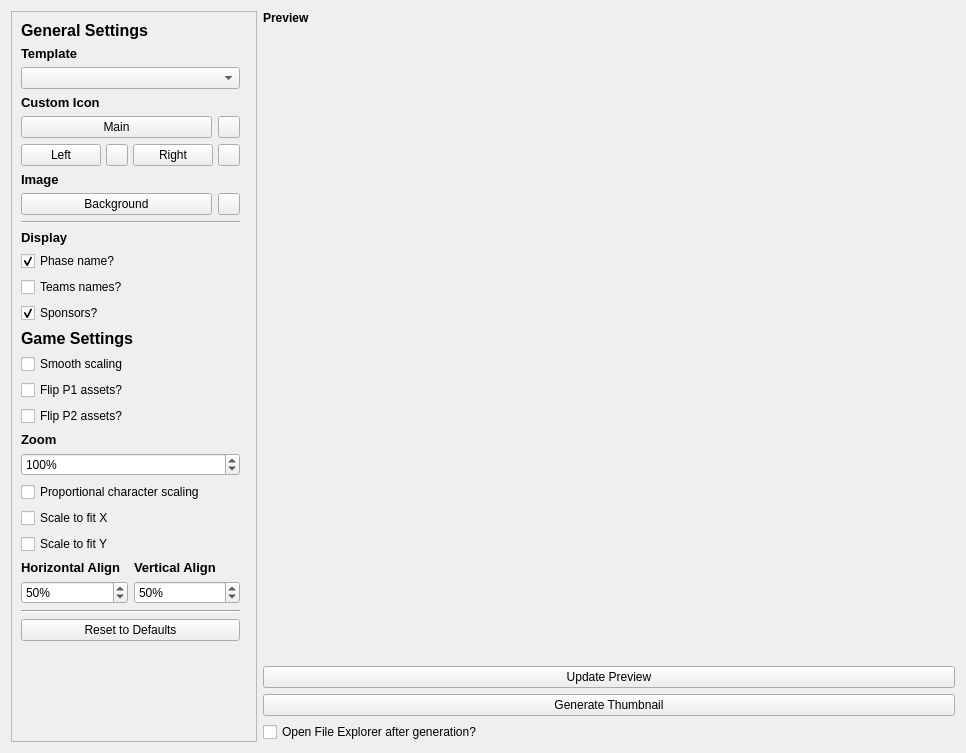
<?xml version="1.0" encoding="UTF-8"?>
<ui version="4.0">
 <class>Form</class>
 <widget class="QWidget" name="Form">
  <property name="geometry">
   <rect>
    <x>0</x>
    <y>0</y>
    <width>966</width>
    <height>753</height>
   </rect>
  </property>
  <property name="windowTitle">
   <string>Form</string>
  </property>
  <property name="locale">
   <locale language="English" country="UnitedStates"/>
  </property>
  <layout class="QHBoxLayout" name="horizontalLayout_8">
   <item>
    <widget class="QScrollArea" name="scrollArea">
     <property name="sizePolicy">
      <sizepolicy hsizetype="Minimum" vsizetype="Expanding">
       <horstretch>0</horstretch>
       <verstretch>0</verstretch>
      </sizepolicy>
     </property>
     <widget class="QWidget" name="scrollAreaWidgetContents">
      <layout class="QVBoxLayout" name="verticalLayout_6">
       <property name="rightMargin">
        <number>16</number>
       </property>
       <item>
        <layout class="QVBoxLayout" name="verticalLayout">
         <item>
          <widget class="QLabel" name="label_18">
           <property name="font">
            <font>
             <pointsize>12</pointsize>
             <weight>75</weight>
             <bold>true</bold>
            </font>
           </property>
           <property name="text">
            <string>General Settings</string>
           </property>
          </widget>
         </item>
         <item>
          <widget class="QLabel" name="label_17">
           <property name="font">
            <font>
             <pointsize>10</pointsize>
             <weight>75</weight>
             <bold>true</bold>
            </font>
           </property>
           <property name="text">
            <string>Template</string>
           </property>
          </widget>
         </item>
         <item>
          <widget class="QComboBox" name="templateSelect"/>
         </item>
         <item>
          <layout class="QVBoxLayout" name="verticalLayout_15">
           <property name="rightMargin">
            <number>0</number>
           </property>
           <item>
            <layout class="QVBoxLayout" name="verticalLayout_8">
             <property name="leftMargin">
              <number>0</number>
             </property>
             <item>
              <widget class="QLabel" name="label_2">
               <property name="font">
                <font>
                 <pointsize>10</pointsize>
                 <weight>75</weight>
                 <bold>true</bold>
                </font>
               </property>
               <property name="text">
                <string>Custom Icon</string>
               </property>
              </widget>
             </item>
             <item>
              <layout class="QHBoxLayout" name="horizontalLayout_4">
               <item>
                <widget class="QPushButton" name="customMainIcon">
                 <property name="sizePolicy">
                  <sizepolicy hsizetype="Minimum" vsizetype="Fixed">
                   <horstretch>0</horstretch>
                   <verstretch>0</verstretch>
                  </sizepolicy>
                 </property>
                 <property name="text">
                  <string>Main</string>
                 </property>
                </widget>
               </item>
               <item>
                <widget class="QPushButton" name="customMainIconReset">
                 <property name="sizePolicy">
                  <sizepolicy hsizetype="Fixed" vsizetype="Fixed">
                   <horstretch>0</horstretch>
                   <verstretch>0</verstretch>
                  </sizepolicy>
                 </property>
                 <property name="minimumSize">
                  <size>
                   <width>22</width>
                   <height>22</height>
                  </size>
                 </property>
                 <property name="font">
                  <font>
                   <pointsize>1</pointsize>
                  </font>
                 </property>
                 <property name="text">
                  <string/>
                 </property>
                </widget>
               </item>
              </layout>
             </item>
             <item>
              <layout class="QHBoxLayout" name="horizontalLayout" stretch="0,0,0,0">
               <property name="spacing">
                <number>5</number>
               </property>
               <property name="sizeConstraint">
                <enum>QLayout::SetMinimumSize</enum>
               </property>
               <property name="leftMargin">
                <number>0</number>
               </property>
               <property name="topMargin">
                <number>0</number>
               </property>
               <property name="rightMargin">
                <number>0</number>
               </property>
               <property name="bottomMargin">
                <number>0</number>
               </property>
               <item>
                <widget class="QPushButton" name="customTopLeftIcon">
                 <property name="text">
                  <string>Left</string>
                 </property>
                </widget>
               </item>
               <item>
                <widget class="QPushButton" name="customTopLeftIconReset">
                 <property name="sizePolicy">
                  <sizepolicy hsizetype="Fixed" vsizetype="Fixed">
                   <horstretch>0</horstretch>
                   <verstretch>0</verstretch>
                  </sizepolicy>
                 </property>
                 <property name="minimumSize">
                  <size>
                   <width>22</width>
                   <height>22</height>
                  </size>
                 </property>
                 <property name="font">
                  <font>
                   <pointsize>1</pointsize>
                  </font>
                 </property>
                 <property name="text">
                  <string/>
                 </property>
                </widget>
               </item>
               <item>
                <widget class="QPushButton" name="customTopRightIcon">
                 <property name="text">
                  <string>Right</string>
                 </property>
                </widget>
               </item>
               <item>
                <widget class="QPushButton" name="customTopRightIconReset">
                 <property name="sizePolicy">
                  <sizepolicy hsizetype="Fixed" vsizetype="Fixed">
                   <horstretch>0</horstretch>
                   <verstretch>0</verstretch>
                  </sizepolicy>
                 </property>
                 <property name="minimumSize">
                  <size>
                   <width>22</width>
                   <height>22</height>
                  </size>
                 </property>
                 <property name="font">
                  <font>
                   <pointsize>1</pointsize>
                  </font>
                 </property>
                 <property name="text">
                  <string/>
                 </property>
                </widget>
               </item>
              </layout>
             </item>
            </layout>
           </item>
           <item>
            <layout class="QVBoxLayout" name="verticalLayout_7">
             <property name="topMargin">
              <number>0</number>
             </property>
             <item>
              <widget class="QLabel" name="label_11">
               <property name="font">
                <font>
                 <pointsize>10</pointsize>
                 <weight>75</weight>
                 <bold>true</bold>
                </font>
               </property>
               <property name="locale">
                <locale language="English" country="UnitedStates"/>
               </property>
               <property name="text">
                <string>Image</string>
               </property>
              </widget>
             </item>
             <item>
              <layout class="QHBoxLayout" name="horizontalLayout_14">
               <item>
                <widget class="QPushButton" name="customBackground">
                 <property name="text">
                  <string>Background</string>
                 </property>
                </widget>
               </item>
               <item>
                <widget class="QPushButton" name="customBackgroundReset">
                 <property name="sizePolicy">
                  <sizepolicy hsizetype="Fixed" vsizetype="Fixed">
                   <horstretch>0</horstretch>
                   <verstretch>0</verstretch>
                  </sizepolicy>
                 </property>
                 <property name="minimumSize">
                  <size>
                   <width>22</width>
                   <height>22</height>
                  </size>
                 </property>
                 <property name="font">
                  <font>
                   <pointsize>1</pointsize>
                  </font>
                 </property>
                 <property name="text">
                  <string/>
                 </property>
                </widget>
               </item>
              </layout>
             </item>
            </layout>
           </item>
          </layout>
         </item>
         <item>
          <widget class="Line" name="line_2">
           <property name="orientation">
            <enum>Qt::Horizontal</enum>
           </property>
          </widget>
         </item>
         <item>
          <layout class="QVBoxLayout" name="verticalLayout_9">
           <item>
            <widget class="QLabel" name="label_13">
             <property name="sizePolicy">
              <sizepolicy hsizetype="Preferred" vsizetype="Maximum">
               <horstretch>0</horstretch>
               <verstretch>0</verstretch>
              </sizepolicy>
             </property>
             <property name="font">
              <font>
               <pointsize>10</pointsize>
               <weight>75</weight>
               <bold>true</bold>
              </font>
             </property>
             <property name="text">
              <string>Display</string>
             </property>
            </widget>
           </item>
           <item>
            <widget class="QCheckBox" name="phaseNameCheck">
             <property name="text">
              <string>Phase name?</string>
             </property>
             <property name="checked">
              <bool>true</bool>
             </property>
            </widget>
           </item>
           <item>
            <widget class="QCheckBox" name="teamNameCheck">
             <property name="text">
              <string>Teams names?</string>
             </property>
             <property name="checked">
              <bool>false</bool>
             </property>
            </widget>
           </item>
           <item>
            <widget class="QCheckBox" name="sponsorCheck">
             <property name="text">
              <string>Sponsors?</string>
             </property>
             <property name="checked">
              <bool>true</bool>
             </property>
            </widget>
           </item>
          </layout>
         </item>
         <item>
          <widget class="QLabel" name="label_19">
           <property name="font">
            <font>
             <pointsize>12</pointsize>
             <weight>75</weight>
             <bold>true</bold>
            </font>
           </property>
           <property name="text">
            <string>Game Settings</string>
           </property>
          </widget>
         </item>
         <item>
          <widget class="QCheckBox" name="smoothScaling">
           <property name="text">
            <string>Smooth scaling</string>
           </property>
          </widget>
         </item>
         <item>
          <widget class="QCheckBox" name="flipP1Check">
           <property name="text">
            <string>Flip P1 assets?</string>
           </property>
           <property name="checked">
            <bool>false</bool>
           </property>
          </widget>
         </item>
         <item>
          <widget class="QCheckBox" name="flipP2Check">
           <property name="text">
            <string>Flip P2 assets?</string>
           </property>
           <property name="checked">
            <bool>false</bool>
           </property>
          </widget>
         </item>
         <item>
          <layout class="QVBoxLayout" name="verticalLayout_17">
           <item>
            <widget class="QLabel" name="label_14">
             <property name="sizePolicy">
              <sizepolicy hsizetype="Maximum" vsizetype="Minimum">
               <horstretch>0</horstretch>
               <verstretch>0</verstretch>
              </sizepolicy>
             </property>
             <property name="font">
              <font>
               <pointsize>10</pointsize>
               <weight>75</weight>
               <bold>true</bold>
              </font>
             </property>
             <property name="text">
              <string>Zoom</string>
             </property>
             <property name="alignment">
              <set>Qt::AlignLeading</set>
             </property>
            </widget>
           </item>
           <item>
            <widget class="QSpinBox" name="zoom">
             <property name="sizePolicy">
              <sizepolicy hsizetype="Minimum" vsizetype="Minimum">
               <horstretch>0</horstretch>
               <verstretch>0</verstretch>
              </sizepolicy>
             </property>
             <property name="suffix">
              <string>%</string>
             </property>
             <property name="minimum">
              <number>1</number>
             </property>
             <property name="maximum">
              <number>1000</number>
             </property>
             <property name="value">
              <number>100</number>
             </property>
            </widget>
           </item>
          </layout>
         </item>
         <item>
          <layout class="QVBoxLayout" name="verticalLayout_20">
           <item>
            <widget class="QCheckBox" name="proportionalScaling">
             <property name="text">
              <string>Proportional character scaling</string>
             </property>
            </widget>
           </item>
           <item>
            <widget class="QCheckBox" name="scaleToFillX">
             <property name="text">
              <string>Scale to fit X</string>
             </property>
            </widget>
           </item>
           <item>
            <widget class="QCheckBox" name="scaleToFillY">
             <property name="text">
              <string>Scale to fit Y</string>
             </property>
            </widget>
           </item>
          </layout>
         </item>
         <item>
          <layout class="QHBoxLayout" name="horizontalLayout_12">
           <item>
            <layout class="QVBoxLayout" name="verticalLayout_16">
             <item>
              <widget class="QLabel" name="label_16">
               <property name="font">
                <font>
                 <pointsize>10</pointsize>
                 <weight>75</weight>
                 <bold>true</bold>
                </font>
               </property>
               <property name="text">
                <string>Horizontal Align</string>
               </property>
              </widget>
             </item>
             <item>
              <widget class="QSpinBox" name="horizontalAlign">
               <property name="suffix">
                <string>%</string>
               </property>
               <property name="maximum">
                <number>100</number>
               </property>
               <property name="value">
                <number>50</number>
               </property>
              </widget>
             </item>
            </layout>
           </item>
           <item>
            <layout class="QVBoxLayout" name="verticalLayout_13">
             <item>
              <widget class="QLabel" name="label_15">
               <property name="font">
                <font>
                 <pointsize>10</pointsize>
                 <weight>75</weight>
                 <bold>true</bold>
                </font>
               </property>
               <property name="text">
                <string>Vertical Align</string>
               </property>
              </widget>
             </item>
             <item>
              <widget class="QSpinBox" name="verticalAlign">
               <property name="suffix">
                <string>%</string>
               </property>
               <property name="maximum">
                <number>100</number>
               </property>
               <property name="value">
                <number>50</number>
               </property>
              </widget>
             </item>
            </layout>
           </item>
          </layout>
         </item>
         <item>
          <widget class="Line" name="line_5">
           <property name="orientation">
            <enum>Qt::Horizontal</enum>
           </property>
          </widget>
         </item>
         <item>
          <widget class="QPushButton" name="resetToDefault">
           <property name="text">
            <string>Reset to Defaults</string>
           </property>
          </widget>
         </item>
        </layout>
       </item>
      </layout>
     </widget>
    </widget>
   </item>
   <item>
    <layout class="QVBoxLayout" name="verticalLayout_10">
     <item>
      <widget class="QLabel" name="label">
       <property name="font">
        <font>
         <weight>75</weight>
         <bold>true</bold>
        </font>
       </property>
       <property name="text">
        <string>Preview</string>
       </property>
      </widget>
     </item>
     <item>
      <widget class="QWidget" name="thumbnailPreview" native="true">
       <property name="sizePolicy">
        <sizepolicy hsizetype="Expanding" vsizetype="Expanding">
         <horstretch>0</horstretch>
         <verstretch>0</verstretch>
        </sizepolicy>
       </property>
       <layout class="QVBoxLayout" name="verticalLayout_12"/>
      </widget>
     </item>
     <item>
      <widget class="QPushButton" name="btUpdatePreview">
       <property name="text">
        <string>Update Preview</string>
       </property>
      </widget>
     </item>
     <item>
      <widget class="QPushButton" name="btGenerate">
       <property name="text">
        <string>Generate Thumbnail</string>
       </property>
      </widget>
     </item>
     <item>
      <widget class="QCheckBox" name="openExplorerCheck">
       <property name="text">
        <string>Open File Explorer after generation?</string>
       </property>
       <property name="checked">
        <bool>false</bool>
       </property>
      </widget>
     </item>
    </layout>
   </item>
  </layout>
 </widget>
 <resources/>
 <connections/>
</ui>
